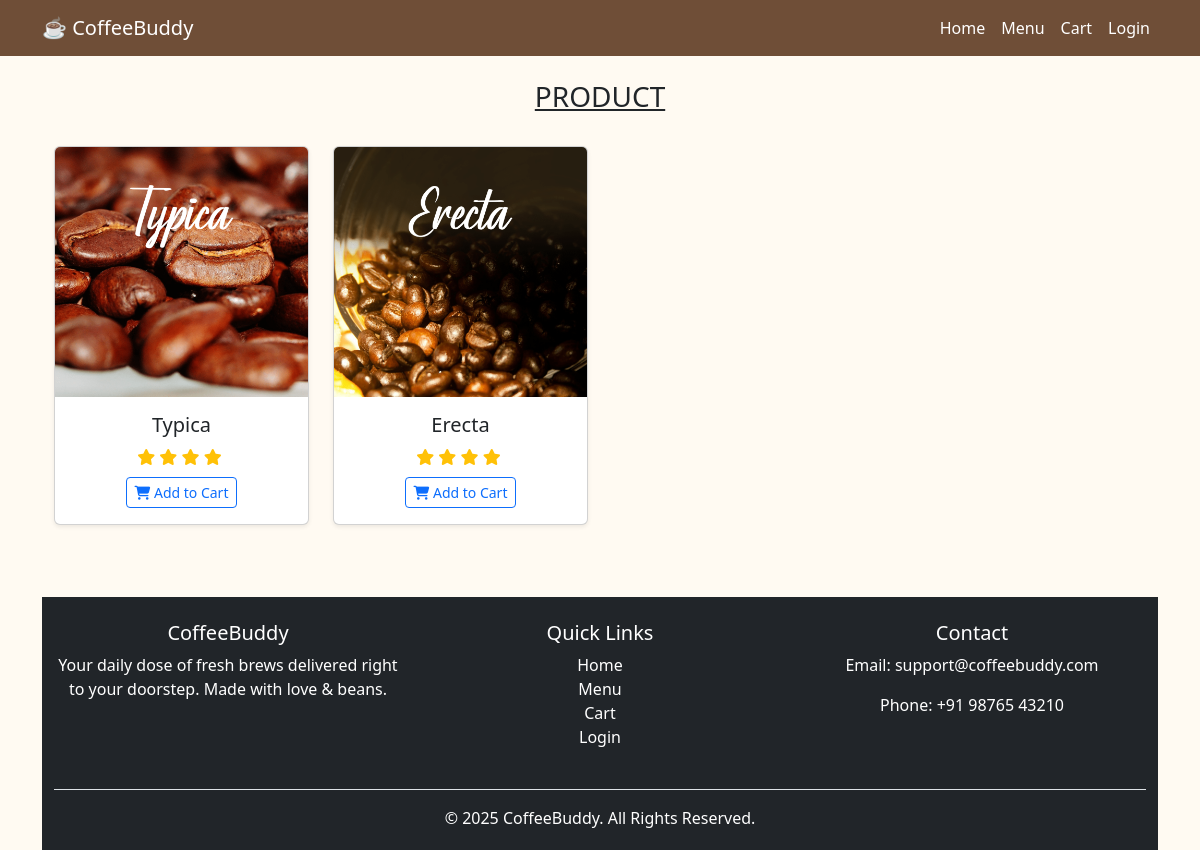
/user/product.php?id=2, run on the app's committed database.
### tables this page shows
CREATE TABLE `product` (
  `pid` int(11) NOT NULL,
  `pname` varchar(255) NOT NULL,
  `pcat` int(11) NOT NULL,
  `description` varchar(255) NOT NULL,
  `price` int(30) NOT NULL,
  `pimage` varchar(255) NOT NULL,
  `userid` varchar(255) DEFAULT NULL,
  `status` int(11) NOT NULL DEFAULT 1
);

### classes/DataAccess.class.php (called while the page is built, shortened)
<?php
class DataAccess
{
	private $_con,$_query,$_errors;
	public function __construct()
	{
		if(!$this->_con=mysqli_connect(DB_HOST,DB_USER,DB_PASSWORD,DB_NAME))
		{
			die("connection Error");
		}
	}
	public function query($query)
	{
		if(isset($query))
		{
			$words=explode(' ',$query);
			$this->_query=$query;
			$res=mysqli_query($this->_con,$this->_query);
			if($words[0]=='select' || $words[0]=='Select' || $words[0]=='SELECT')
			{
				if(mysqli_num_rows($res))
				{
					$dataArr=array();
					while($row=mysqli_fetch_assoc($res))
					{
						$dataArr[] = $row;
					}
					return $dataArr;
				}
				else
				{
					return false;
				}
			}
		}
	}
}
?>

### user/product.php (the view, shortened to what this page needs)
<?php
$dao = new DataAccess();
$id=$_GET['id'];
$q = "SELECT * FROM product WHERE userid=$id and status=1";
$info = $dao->query($q);
?>
<?php include("nav1.php");	?>
	<div class="plans-section" id="rooms">
				 <div class="container">
<?php
if(isset($_SESSION['email']))
{
?>
 <div class="container">
  <h3 class="title-w3-agileits title-black-wthree text-center"><u>PRODUCT</u></h3></br>
  <div class="row">
    <?php
    foreach ($info as $shop) {
        $imagePath = BASE_URL . "uploads/product/" . $shop["pimage"];
        ?>
        <div class="col-md-3 mb-4">
          <div class="card h-100 shadow-sm">
            <img src="<?= $imagePath ?>" class="card-img-top img-fluid" style="height: 250px; object-fit: cover;" alt="<?= $shop["pname"] ?>">
            <div class="card-body text-center">
              <h5 class="card-title"><?= $shop["pname"] ?></h5>
              <div class="mb-2">
                <?php for ($star = 0; $star < 4; $star++): ?>
                    <i class="fa fa-star text-warning"></i>
                <?php endfor; ?>
              </div>
<a href="additional.php?id=<?= $shop["pid"] ?>" class="btn btn-outline-primary btn-sm"><i class="fa fa-shopping-cart"></i> Add to Cart
</a>
            </div>
          </div>
        </div>
        <?php
    }
}
    ?>
  </div>
</div>
		<?php include("footer1.php");	?>

### user/nav1.php (style rules this page uses)
body { font-family: 'Segoe UI', sans-serif; background-color: #fffaf2; }
.card { transition: transform 0.3s ease; }
.card { height: 100%; display: flex; flex-direction: column; justify-content: space-between; }
.card-img-top { width: 100%; height: 250px; object-fit: cover; }

### data on the page
product: pimage (picture), pname "Typica"
product: pimage (picture), pname "Erecta"
